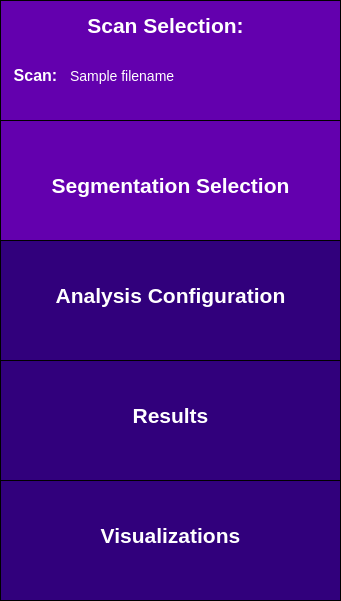
       <widget class="QWidget" name="sidebar" native="true">
        <property name="minimumSize">
         <size>
          <width>341</width>
          <height>601</height>
         </size>
        </property>
        <property name="maximumSize">
         <size>
          <width>241</width>
          <height>601</height>
         </size>
        </property>
        <property name="toolTip">
         <string>&lt;html&gt;&lt;head/&gt;&lt;body&gt;&lt;p&gt;&lt;br/&gt;&lt;/p&gt;&lt;/body&gt;&lt;/html&gt;</string>
        </property>
        <property name="styleSheet">
         <string notr="true">QWidget {
	background-color: rgb(28, 0, 101);
}</string>
        </property>
        <widget class="QFrame" name="scanSelectionSidebar_2">
         <property name="geometry">
          <rect>
           <x>0</x>
           <y>0</y>
           <width>341</width>
           <height>121</height>
          </rect>
         </property>
         <property name="minimumSize">
          <size>
           <width>341</width>
           <height>121</height>
          </size>
         </property>
         <property name="maximumSize">
          <size>
           <width>341</width>
           <height>121</height>
          </size>
         </property>
         <property name="styleSheet">
          <string notr="true">QFrame {
	background-color: rgb(99, 0, 174);
	border: 1px solid black;
}</string>
         </property>
         <property name="frameShape">
          <enum>QFrame::StyledPanel</enum>
         </property>
         <property name="frameShadow">
          <enum>QFrame::Raised</enum>
         </property>
         <widget class="QLabel" name="scanSelectionLabelSidebar_2">
          <property name="geometry">
           <rect>
            <x>70</x>
            <y>0</y>
            <width>191</width>
            <height>51</height>
           </rect>
          </property>
          <property name="styleSheet">
           <string notr="true">QLabel {
	font-size: 21px;
	color: rgb(255, 255, 255);
	background-color: rgba(255, 255, 255, 0);
	border: 0px;
	font-weight: bold;
}</string>
          </property>
          <property name="text">
           <string>Scan Selection:</string>
          </property>
          <property name="alignment">
           <set>Qt::AlignCenter</set>
          </property>
         </widget>
         <widget class="QLabel" name="scanLabel_2">
          <property name="geometry">
           <rect>
            <x>-60</x>
            <y>50</y>
            <width>191</width>
            <height>51</height>
           </rect>
          </property>
          <property name="styleSheet">
           <string notr="true">QLabel {
	font-size: 16px;
	color: rgb(255, 255, 255);
	background-color: rgba(255, 255, 255, 0);
	border: 0px;
	font-weight: bold;
}</string>
          </property>
          <property name="text">
           <string>Scan:</string>
          </property>
          <property name="alignment">
           <set>Qt::AlignCenter</set>
          </property>
         </widget>
         <widget class="QLabel" name="scan_name_input">
          <property name="geometry">
           <rect>
            <x>70</x>
            <y>50</y>
            <width>261</width>
            <height>51</height>
           </rect>
          </property>
          <property name="styleSheet">
           <string notr="true">QLabel {
	font-size: 14px;
	color: rgb(255, 255, 255);
	background-color: rgba(255, 255, 255, 0);
	border: 0px;
}</string>
          </property>
          <property name="text">
           <string>Sample filename </string>
          </property>
          <property name="alignment">
           <set>Qt::AlignLeading|Qt::AlignLeft|Qt::AlignVCenter</set>
          </property>
         </widget>
        </widget>
        <widget class="QFrame" name="segSidebar_2">
         <property name="geometry">
          <rect>
           <x>0</x>
           <y>120</y>
           <width>341</width>
           <height>121</height>
          </rect>
         </property>
         <property name="maximumSize">
          <size>
           <width>341</width>
           <height>121</height>
          </size>
         </property>
         <property name="styleSheet">
          <string notr="true">QFrame {
	background-color: rgb(99, 0, 174);
	border: 1px solid black;
}</string>
         </property>
         <property name="frameShape">
          <enum>QFrame::StyledPanel</enum>
         </property>
         <property name="frameShadow">
          <enum>QFrame::Raised</enum>
         </property>
         <widget class="QLabel" name="segSidebarLabel_2">
          <property name="geometry">
           <rect>
            <x>0</x>
            <y>40</y>
            <width>341</width>
            <height>51</height>
           </rect>
          </property>
          <property name="styleSheet">
           <string notr="true">QLabel {
	font-size: 21px;
	color: rgb(255, 255, 255);
	background-color: rgba(255, 255, 255, 0);
	border: 0px;
	font-weight: bold;
}</string>
          </property>
          <property name="text">
           <string>Segmentation Selection</string>
          </property>
          <property name="alignment">
           <set>Qt::AlignCenter</set>
          </property>
         </widget>
        </widget>
        <widget class="QFrame" name="resultsSidebar_2">
         <property name="geometry">
          <rect>
           <x>0</x>
           <y>360</y>
           <width>341</width>
           <height>121</height>
          </rect>
         </property>
         <property name="minimumSize">
          <size>
           <width>341</width>
           <height>121</height>
          </size>
         </property>
         <property name="maximumSize">
          <size>
           <width>341</width>
           <height>121</height>
          </size>
         </property>
         <property name="styleSheet">
          <string notr="true">QFrame {
	background-color:  rgb(49, 0, 124);
	border: 1px solid black;
}</string>
         </property>
         <property name="frameShape">
          <enum>QFrame::StyledPanel</enum>
         </property>
         <property name="frameShadow">
          <enum>QFrame::Raised</enum>
         </property>
         <widget class="QLabel" name="resultsLabel_2">
          <property name="geometry">
           <rect>
            <x>0</x>
            <y>30</y>
            <width>341</width>
            <height>51</height>
           </rect>
          </property>
          <property name="styleSheet">
           <string notr="true">QLabel {
	font-size: 21px;
	color: rgb(255, 255, 255);
	background-color: rgba(255, 255, 255, 0);
	border: 0px;
	font-weight: bold;
}</string>
          </property>
          <property name="text">
           <string>Results</string>
          </property>
          <property name="alignment">
           <set>Qt::AlignCenter</set>
          </property>
         </widget>
        </widget>
        <widget class="QFrame" name="visualizationsSidebar_2">
         <property name="geometry">
          <rect>
           <x>0</x>
           <y>480</y>
           <width>341</width>
           <height>121</height>
          </rect>
         </property>
         <property name="minimumSize">
          <size>
           <width>341</width>
           <height>121</height>
          </size>
         </property>
         <property name="maximumSize">
          <size>
           <width>341</width>
           <height>121</height>
          </size>
         </property>
         <property name="styleSheet">
          <string notr="true">QFrame {
	background-color:  rgb(49, 0, 124);
	border: 1px solid black;
}</string>
         </property>
         <property name="frameShape">
          <enum>QFrame::StyledPanel</enum>
         </property>
         <property name="frameShadow">
          <enum>QFrame::Raised</enum>
         </property>
         <widget class="QLabel" name="visualizationsLabel_2">
          <property name="geometry">
           <rect>
            <x>20</x>
            <y>30</y>
            <width>301</width>
            <height>51</height>
           </rect>
          </property>
          <property name="styleSheet">
           <string notr="true">QLabel {
	font-size: 21px;
	color: rgb(255, 255, 255);
	background-color: rgba(255, 255, 255, 0);
	border: 0px;
	font-weight: bold;
}</string>
          </property>
          <property name="text">
           <string>Visualizations</string>
          </property>
          <property name="alignment">
           <set>Qt::AlignCenter</set>
          </property>
         </widget>
        </widget>
        <widget class="QFrame" name="analysisConfigSidebar_2">
         <property name="geometry">
          <rect>
           <x>0</x>
           <y>240</y>
           <width>341</width>
           <height>121</height>
          </rect>
         </property>
         <property name="maximumSize">
          <size>
           <width>341</width>
           <height>121</height>
          </size>
         </property>
         <property name="styleSheet">
          <string notr="true">QFrame {
	background-color: rgb(49, 0, 124);
	border: 1px solid black;
}</string>
         </property>
         <property name="frameShape">
          <enum>QFrame::StyledPanel</enum>
         </property>
         <property name="frameShadow">
          <enum>QFrame::Raised</enum>
         </property>
         <widget class="QLabel" name="analysisConfigLabel_2">
          <property name="geometry">
           <rect>
            <x>0</x>
            <y>30</y>
            <width>341</width>
            <height>51</height>
           </rect>
          </property>
          <property name="styleSheet">
           <string notr="true">QLabel {
	font-size: 21px;
	color: rgb(255, 255, 255);
	background-color: rgba(255, 255, 255, 0);
	border: 0px;
	font-weight:bold;
}</string>
          </property>
          <property name="text">
           <string>Analysis Configuration</string>
          </property>
          <property name="alignment">
           <set>Qt::AlignCenter</set>
          </property>
         </widget>
        </widget>
       </widget>
